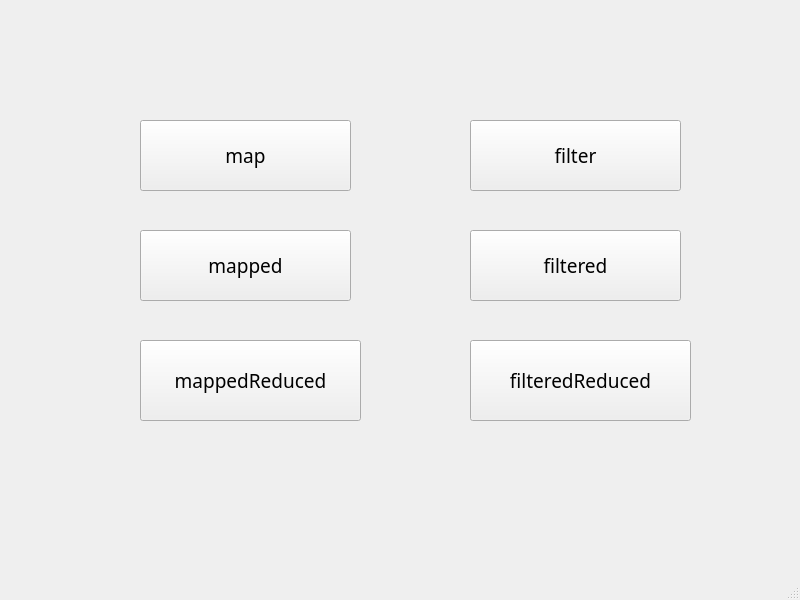
<?xml version="1.0" encoding="UTF-8"?>
<ui version="4.0">
 <class>MainWindow</class>
 <widget class="QMainWindow" name="MainWindow">
  <property name="geometry">
   <rect>
    <x>0</x>
    <y>0</y>
    <width>800</width>
    <height>600</height>
   </rect>
  </property>
  <property name="font">
   <font>
    <family>微软雅黑</family>
    <pointsize>14</pointsize>
   </font>
  </property>
  <property name="windowTitle">
   <string>MainWindow</string>
  </property>
  <widget class="QWidget" name="centralwidget">
   <widget class="QPushButton" name="mapButton">
    <property name="geometry">
     <rect>
      <x>140</x>
      <y>120</y>
      <width>211</width>
      <height>71</height>
     </rect>
    </property>
    <property name="text">
     <string>map</string>
    </property>
   </widget>
   <widget class="QPushButton" name="mappedButton">
    <property name="geometry">
     <rect>
      <x>140</x>
      <y>230</y>
      <width>211</width>
      <height>71</height>
     </rect>
    </property>
    <property name="text">
     <string>mapped</string>
    </property>
   </widget>
   <widget class="QPushButton" name="mappedReducedButton">
    <property name="geometry">
     <rect>
      <x>140</x>
      <y>340</y>
      <width>221</width>
      <height>81</height>
     </rect>
    </property>
    <property name="text">
     <string>mappedReduced</string>
    </property>
   </widget>
   <widget class="QPushButton" name="filterButton">
    <property name="geometry">
     <rect>
      <x>470</x>
      <y>120</y>
      <width>211</width>
      <height>71</height>
     </rect>
    </property>
    <property name="text">
     <string>filter</string>
    </property>
   </widget>
   <widget class="QPushButton" name="filteredReducedButton">
    <property name="geometry">
     <rect>
      <x>470</x>
      <y>340</y>
      <width>221</width>
      <height>81</height>
     </rect>
    </property>
    <property name="text">
     <string>filteredReduced</string>
    </property>
   </widget>
   <widget class="QPushButton" name="filteredButton">
    <property name="geometry">
     <rect>
      <x>470</x>
      <y>230</y>
      <width>211</width>
      <height>71</height>
     </rect>
    </property>
    <property name="text">
     <string>filtered</string>
    </property>
   </widget>
  </widget>
  <widget class="QMenuBar" name="menubar">
   <property name="geometry">
    <rect>
     <x>0</x>
     <y>0</y>
     <width>800</width>
     <height>36</height>
    </rect>
   </property>
  </widget>
  <widget class="QStatusBar" name="statusbar"/>
 </widget>
 <resources/>
 <connections/>
</ui>
